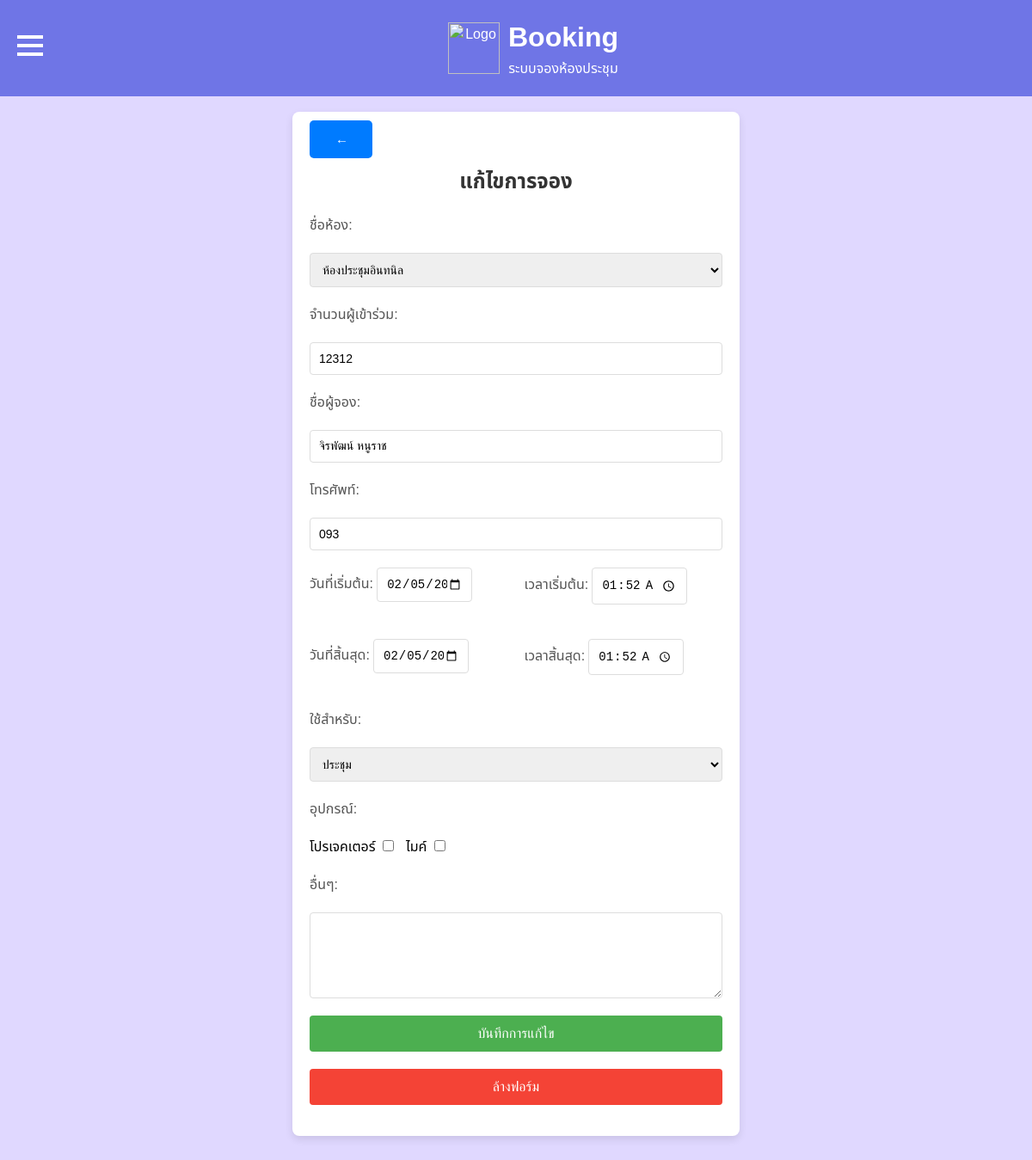
Page /edit-mybooking.php?id=22 (signed in) on the committed database.
### tables this page shows
CREATE TABLE `bookings` (
  `id` int(11) NOT NULL,
  `user_id` int(11) DEFAULT NULL,
  `room_id` int(11) NOT NULL,
  `participants` int(11) NOT NULL,
  `booker_name` varchar(255) NOT NULL,
  `phone` varchar(20) NOT NULL,
  `start_date` date NOT NULL,
  `end_date` date NOT NULL,
  `start_time` time NOT NULL,
  `end_time` time NOT NULL,
  `purpose` varchar(255) NOT NULL,
  `equipment` varchar(255) DEFAULT NULL,
  `other_details` text DEFAULT NULL,
  `created_at` timestamp NOT NULL DEFAULT current_timestamp(),
  `is_confirmed` tinyint(1) NOT NULL DEFAULT 0
);

CREATE TABLE `rooms` (
  `id` int(11) NOT NULL,
  `room_name` varchar(100) NOT NULL,
  `description` text DEFAULT NULL,
  `location` varchar(255) DEFAULT NULL,
  `capacity` int(11) NOT NULL,
  `image` varchar(255) DEFAULT NULL,
  `created_at` timestamp NOT NULL DEFAULT current_timestamp(),
  `is_visible` tinyint(1) DEFAULT 1
);

### edit-mybooking.php (the view, shortened to what this page needs)
<?php
include 'db/db_connection.php';
$id = $_GET['id'];
$sql = "SELECT * FROM bookings WHERE id = $id AND user_id = {$_SESSION['user_id']}";
$result = $conn->query($sql);
$booking = $result->fetch_assoc();
$room_res = $conn->query("SELECT * FROM rooms WHERE is_visible = 1");
$rooms = $room_res->fetch_all(MYSQLI_ASSOC);
?>
<!DOCTYPE html>
<html lang="th">
<head>
    <link rel="stylesheet" href="css/theme.css">
</head>
<body>
<div class="container">
<a href="mybk.php" class="btn-back">
    <span class="arrow">&#8592;</span>
</a>
    <h2>แก้ไขการจอง</h2>
    <form action="update_booking.php" method="POST">
        <label>ชื่อห้อง:</label>
        <select name="room_id" required>
            <?php foreach ($rooms as $room): ?>
                <option value="<?= $room['id'] ?>" <?= $room['id'] == $booking['room_id'] ? 'selected' : '' ?>>
                    <?= htmlspecialchars($room['room_name']) ?>
                </option>
            <?php endforeach; ?>
        </select>
        <label>จำนวนผู้เข้าร่วม:</label>
        <input type="number" name="participants" value="<?= htmlspecialchars($booking['participants']) ?>" required>
        <label>ชื่อผู้จอง:</label>
        <input type="text" name="booker_name" value="<?= htmlspecialchars($booking['booker_name']) ?>" required>
        <label>โทรศัพท์:</label>
        <input type="tel" name="phone" value="<?= htmlspecialchars($booking['phone']) ?>" required>
        <div class="form-group">
    <div>
        <label>วันที่เริ่มต้น:</label>
        <input type="date" name="start_date" value="<?= $booking['start_date'] ?>" required>
    </div>
    <div>
        <label>เวลาเริ่มต้น:</label>
        <input type="time" name="start_time" value="<?= $booking['start_time'] ?>" required>
    </div>
</div>
<div class="form-group">
    <div>
        <label>วันที่สิ้นสุด:</label>
        <input type="date" name="end_date" value="<?= $booking['end_date'] ?>" required>
    </div>
    <div>
        <label>เวลาสิ้นสุด:</label>
        <input type="time" name="end_time" value="<?= $booking['end_time'] ?>" required>
    </div>
</div>
        <label>ใช้สำหรับ:</label>
        <select name="purpose">
            <option value="ประชุม" <?= $booking['purpose'] == 'ประชุม' ? 'selected' : '' ?>>ประชุม</option>
        </select>
        <label>อุปกรณ์:</label>
        <div class="cb">
            โปรเจคเตอร์ <input type="checkbox" name="equipment[]" value="โปรเจคเตอร์" <?= in_array('โปรเจคเตอร์', explode(',', $booking['equipment'])) ? 'checked' : '' ?>>
            ไมค์ <input type="checkbox" name="equipment[]" value="ไมค์" <?= in_array('ไมค์', explode(',', $booking['equipment'])) ? 'checked' : '' ?>>
        </div>
        <label>อื่นๆ:</label>
        <textarea name="other_details"><?= htmlspecialchars($booking['other_details']) ?></textarea>
        <button type="submit" class="btn-save">บันทึกการแก้ไข</button>
        <button type="reset" class="btn-clear">ล้างฟอร์ม</button>
    </form>
</div>
</body>
</html>

### css/theme.css (style rules this page uses)
body { display: flex; justify-content: center; align-items: center; background: linear-gradient(135deg, #e0d8ff, #e0d8ff); font-family: "Noto Sans Thai", sans-serif; font-optical-sizing: auto; font-style: normal; margin: 0; overflow-x: hidden; }
.arrow { transition: transform 0.3s ease; display: inline-block; margin-left: 10px; }

### edit-mybooking.php (style rules this page uses)
body { background-color: #f4f4f4; margin: 0; padding: 0; }
.container { width: 40%; margin: 50px auto; background-color: #fff; padding: 20px; border-radius: 8px; box-shadow: 0 4px 10px rgba(0, 0, 0, 0.1); margin-top: 130px; }
.form-group { display: flex; flex-wrap: wrap; gap: 10px; margin-bottom: 20px; }
.form-group div { width: 100%; }
@media (min-width: 768px) { .form-group div { width: 48%; } }
input[type="date"], input[type="time"] { width: 100%; padding: 10px; font-size: 14px; border: 1px solid #ddd; border-radius: 4px; box-sizing: border-box; }
h2 { text-align: center; color: #333; margin-bottom: 20px; }
form { display: grid; gap: 20px; }
label { font-size: 16px; color: #555; }
input[type="text"], input[type="tel"], input[type="number"], input[type="date"], input[type="time"], select, textarea { width: 100%; padding: 10px; font-size: 14px; border: 1px solid #ddd; border-radius: 4px; box-sizing: border-box; }
textarea { resize: vertical; height: 100px; }
.cb input[type="checkbox"] { margin-right: 10px; }
.form-group { display: flex; justify-content: space-between; gap: 10px; }
.form-group input, .form-group select { width: 48%; }
.btn-save { background-color: #4CAF50; color: white; padding: 12px; border: none; border-radius: 4px; cursor: pointer; font-size: 16px; }
.btn-clear { background-color: #f44336; color: white; padding: 12px; border: none; border-radius: 4px; cursor: pointer; font-size: 16px; }
.btn-back { align-items: center; background-color: #007bff; color: white; padding: 10px 20px; border-radius: 5px; text-decoration: none; font-size: 16px; margin-bottom: 20px; transition: background-color 0.3s; }
.arrow { font-size: 15px; margin-right: 8px; }

### rows in the picture
bookings: room_id "ห้องประชุมอินทนิล", participants "12312", booker_name "จิรพัฒน์ หนูราช", phone "093", start_date "02/05/2025", start_time "01:52:00", end_date "02/05/2025", end_time "01:52:00", purpose "ประชุม"
